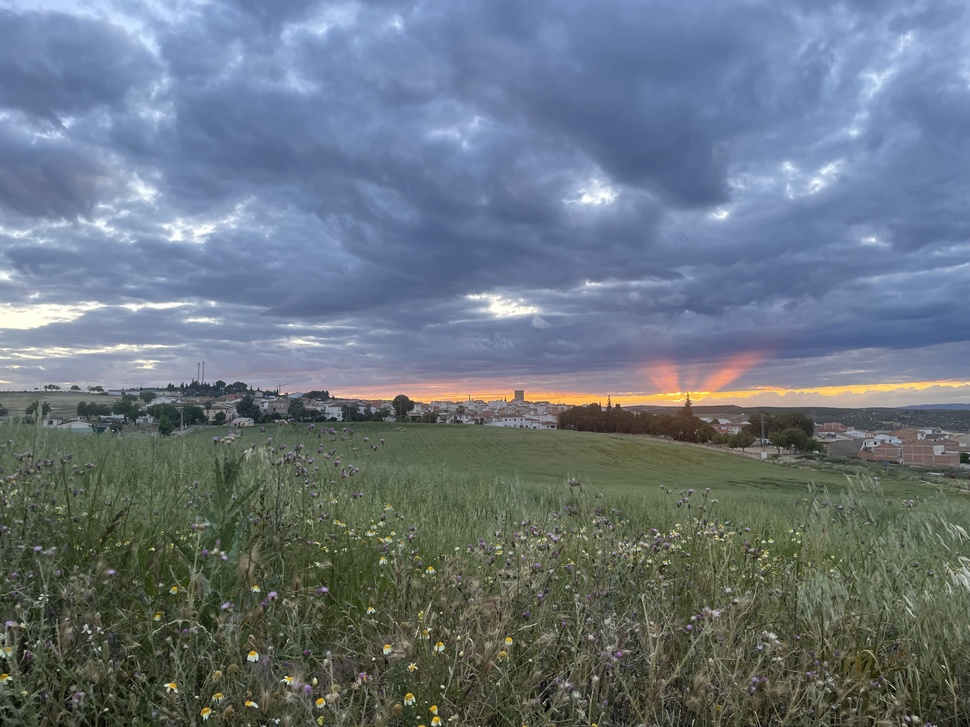
#> input picture ejercicioscapitulo6/imagen.jpg, 970 x 727 px, shrunk from 4032 x 3024 before the run
$ python umbral_otsu.py
#> lines starting #> are read from the running program, lines starting #| are printed output that depends on the picture; after the words box and inside, x2 and y2 are one past the last pixel; in counts of white or black regions, pixels touching at a corner belong together
# umbral_otsu.py
import cv2
import matplotlib.pyplot as plt

img = cv2.imread('imagen.jpg', 0)
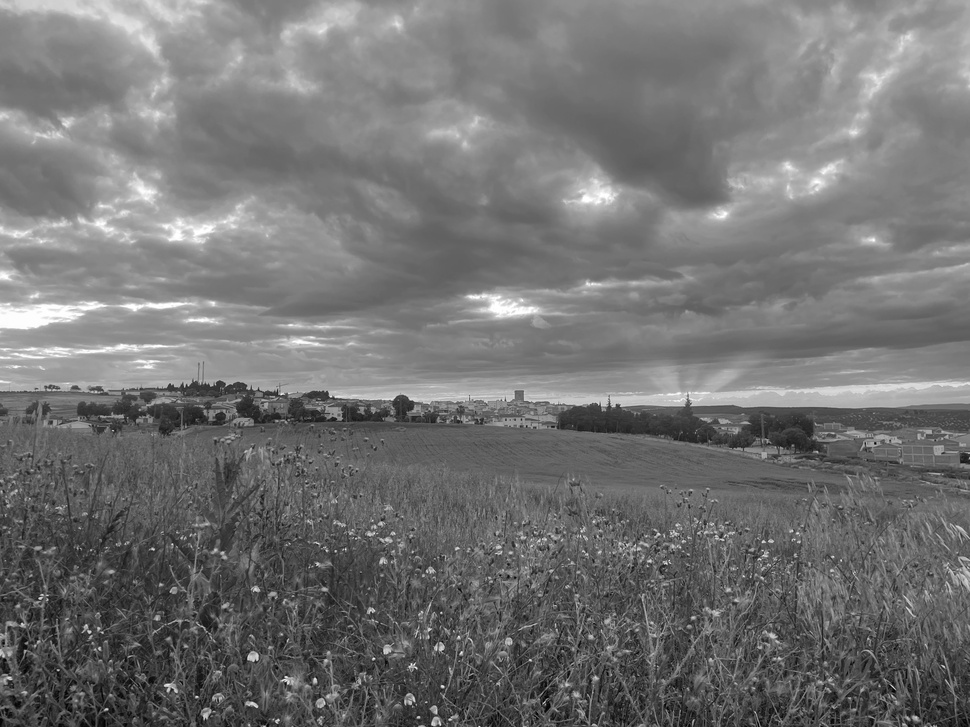
#> img: shape (727, 970); min 0, max 255, mean 114.9

#  Aplicar umbral simple (Binary Thresholding) + Otsu
val, res = cv2.threshold(img, 0, 255, cv2.THRESH_BINARY + cv2.THRESH_OTSU )
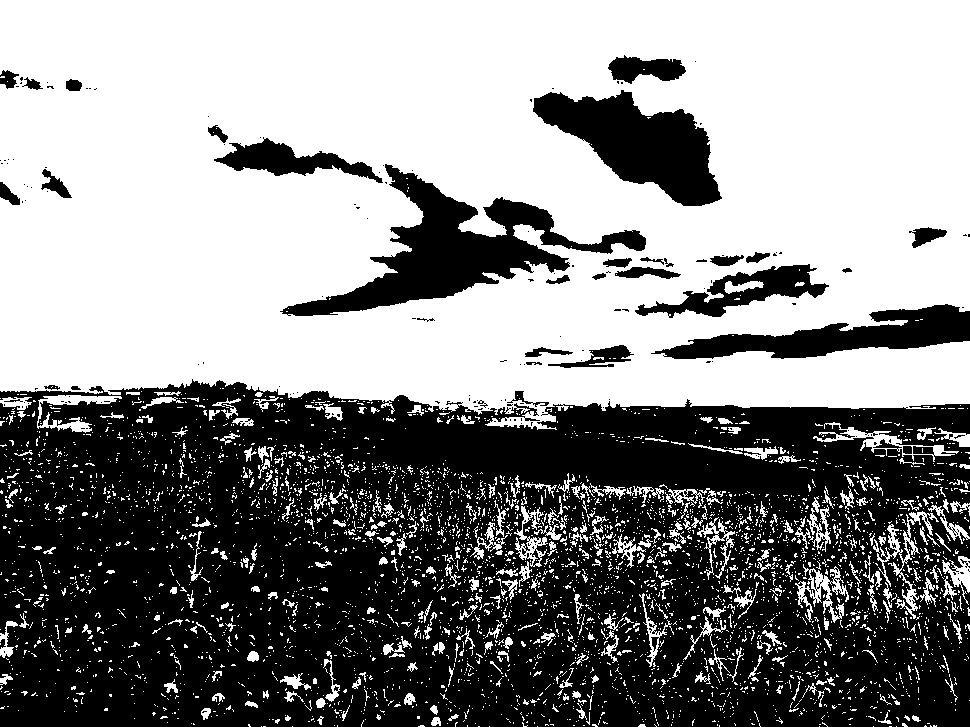
#> res: shape (727, 970); 54.1% white; 250 black regions (212 under 20 px), largest, box (x1, y1, x2, y2) and area: (0, 379, 970, 727) 275579, (280, 164, 646, 316) 15644, (533, 90, 722, 206) 11230
#> val = 112

fig, (ax1, ax2) = plt.subplots(1, 2, figsize=(12, 6))

ax1.imshow(img, cmap='gray')
ax1.set_title('Original (Gris)')
ax1.axis('off')

ax2.imshow(res, cmap='gray')
ax2.set_title('Umbral Otsu')
ax2.axis('off')

plt.tight_layout()
plt.show()
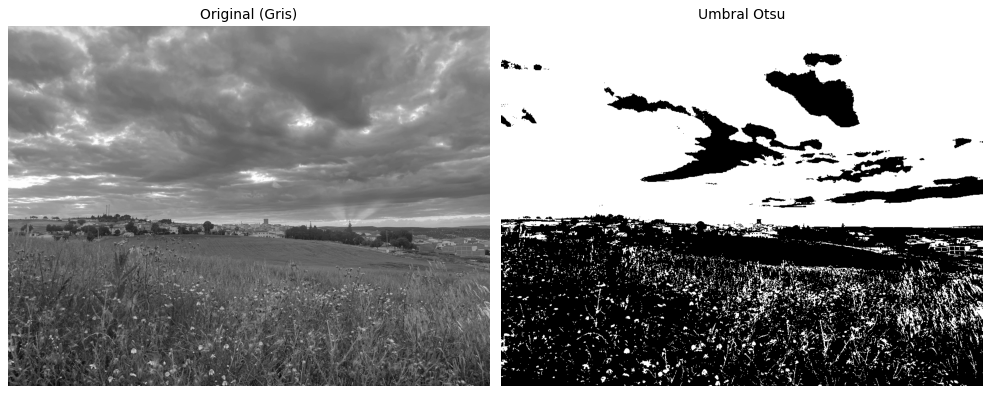
#> figure drawn by matplotlib, 2 panels
